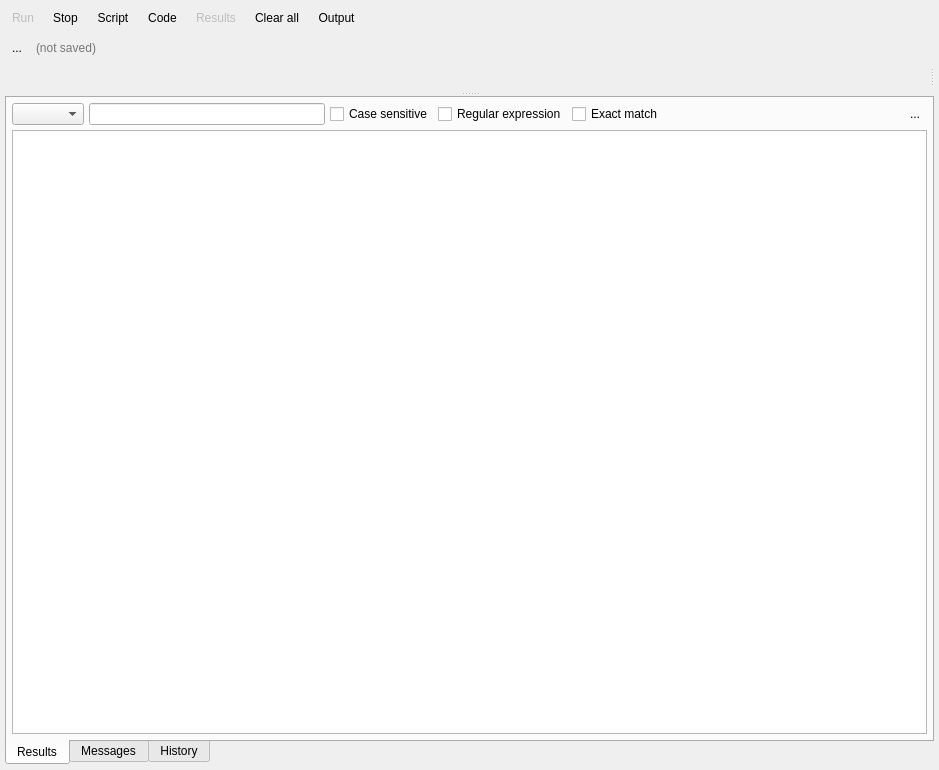
<?xml version="1.0" encoding="UTF-8"?>
<ui version="4.0">
 <class>SQLExecutionWidget</class>
 <widget class="QWidget" name="SQLExecutionWidget">
  <property name="geometry">
   <rect>
    <x>0</x>
    <y>0</y>
    <width>939</width>
    <height>770</height>
   </rect>
  </property>
  <property name="minimumSize">
   <size>
    <width>0</width>
    <height>0</height>
   </size>
  </property>
  <property name="baseSize">
   <size>
    <width>780</width>
    <height>0</height>
   </size>
  </property>
  <property name="windowTitle">
   <string>Form</string>
  </property>
  <layout class="QVBoxLayout" name="verticalLayout_3">
   <property name="spacing">
    <number>5</number>
   </property>
   <property name="leftMargin">
    <number>5</number>
   </property>
   <property name="topMargin">
    <number>5</number>
   </property>
   <property name="rightMargin">
    <number>5</number>
   </property>
   <property name="bottomMargin">
    <number>5</number>
   </property>
   <item>
    <layout class="QHBoxLayout" name="top_btns_lt">
     <property name="spacing">
      <number>5</number>
     </property>
     <item>
      <widget class="QWidget" name="top_btns_wgt" native="true">
       <property name="minimumSize">
        <size>
         <width>0</width>
         <height>0</height>
        </size>
       </property>
       <layout class="QHBoxLayout" name="horizontalLayout">
        <property name="spacing">
         <number>5</number>
        </property>
        <property name="leftMargin">
         <number>0</number>
        </property>
        <property name="topMargin">
         <number>0</number>
        </property>
        <property name="rightMargin">
         <number>0</number>
        </property>
        <property name="bottomMargin">
         <number>0</number>
        </property>
        <item>
         <widget class="QToolButton" name="run_sql_tb">
          <property name="enabled">
           <bool>false</bool>
          </property>
          <property name="sizePolicy">
           <sizepolicy hsizetype="Preferred" vsizetype="Preferred">
            <horstretch>0</horstretch>
            <verstretch>0</verstretch>
           </sizepolicy>
          </property>
          <property name="toolTip">
           <string>Run the specified SQL command</string>
          </property>
          <property name="text">
           <string>Run</string>
          </property>
          <property name="icon">
           <iconset resource="../../res/resources.qrc">
            <normaloff>:/icons/icons/run.png</normaloff>:/icons/icons/run.png</iconset>
          </property>
          <property name="iconSize">
           <size>
            <width>25</width>
            <height>25</height>
           </size>
          </property>
          <property name="shortcut">
           <string>F5</string>
          </property>
          <property name="toolButtonStyle">
           <enum>Qt::ToolButtonStyle::ToolButtonTextBesideIcon</enum>
          </property>
          <property name="autoRaise">
           <bool>true</bool>
          </property>
         </widget>
        </item>
        <item>
         <widget class="QToolButton" name="stop_tb">
          <property name="enabled">
           <bool>true</bool>
          </property>
          <property name="sizePolicy">
           <sizepolicy hsizetype="Preferred" vsizetype="Preferred">
            <horstretch>0</horstretch>
            <verstretch>0</verstretch>
           </sizepolicy>
          </property>
          <property name="toolTip">
           <string>Cancel the execution of the current SQL command</string>
          </property>
          <property name="text">
           <string>Stop</string>
          </property>
          <property name="icon">
           <iconset resource="../../res/resources.qrc">
            <normaloff>:/icons/icons/stop.png</normaloff>:/icons/icons/stop.png</iconset>
          </property>
          <property name="iconSize">
           <size>
            <width>25</width>
            <height>25</height>
           </size>
          </property>
          <property name="shortcut">
           <string>Esc</string>
          </property>
          <property name="toolButtonStyle">
           <enum>Qt::ToolButtonStyle::ToolButtonTextBesideIcon</enum>
          </property>
          <property name="autoRaise">
           <bool>true</bool>
          </property>
         </widget>
        </item>
        <item>
         <widget class="QToolButton" name="file_tb">
          <property name="enabled">
           <bool>true</bool>
          </property>
          <property name="sizePolicy">
           <sizepolicy hsizetype="Preferred" vsizetype="Preferred">
            <horstretch>0</horstretch>
            <verstretch>0</verstretch>
           </sizepolicy>
          </property>
          <property name="toolTip">
           <string>Handle external SQL script</string>
          </property>
          <property name="text">
           <string>Script</string>
          </property>
          <property name="icon">
           <iconset resource="../../res/resources.qrc">
            <normaloff>:/icons/icons/sqlcmd.png</normaloff>:/icons/icons/sqlcmd.png</iconset>
          </property>
          <property name="iconSize">
           <size>
            <width>25</width>
            <height>25</height>
           </size>
          </property>
          <property name="shortcut">
           <string>Alt+F</string>
          </property>
          <property name="checkable">
           <bool>false</bool>
          </property>
          <property name="checked">
           <bool>false</bool>
          </property>
          <property name="popupMode">
           <enum>QToolButton::ToolButtonPopupMode::InstantPopup</enum>
          </property>
          <property name="toolButtonStyle">
           <enum>Qt::ToolButtonStyle::ToolButtonTextBesideIcon</enum>
          </property>
          <property name="autoRaise">
           <bool>true</bool>
          </property>
         </widget>
        </item>
        <item>
         <widget class="QToolButton" name="code_tb">
          <property name="enabled">
           <bool>true</bool>
          </property>
          <property name="sizePolicy">
           <sizepolicy hsizetype="Preferred" vsizetype="Preferred">
            <horstretch>0</horstretch>
            <verstretch>0</verstretch>
           </sizepolicy>
          </property>
          <property name="text">
           <string>Code</string>
          </property>
          <property name="icon">
           <iconset resource="../../res/resources.qrc">
            <normaloff>:/icons/icons/sourcecode.png</normaloff>:/icons/icons/sourcecode.png</iconset>
          </property>
          <property name="iconSize">
           <size>
            <width>25</width>
            <height>25</height>
           </size>
          </property>
          <property name="checkable">
           <bool>true</bool>
          </property>
          <property name="popupMode">
           <enum>QToolButton::ToolButtonPopupMode::InstantPopup</enum>
          </property>
          <property name="toolButtonStyle">
           <enum>Qt::ToolButtonStyle::ToolButtonTextBesideIcon</enum>
          </property>
          <property name="autoRaise">
           <bool>true</bool>
          </property>
         </widget>
        </item>
        <item>
         <widget class="QToolButton" name="results_tb">
          <property name="enabled">
           <bool>false</bool>
          </property>
          <property name="sizePolicy">
           <sizepolicy hsizetype="Preferred" vsizetype="Preferred">
            <horstretch>0</horstretch>
            <verstretch>0</verstretch>
           </sizepolicy>
          </property>
          <property name="text">
           <string>Results</string>
          </property>
          <property name="icon">
           <iconset resource="../../res/resources.qrc">
            <normaloff>:/icons/icons/resultset.png</normaloff>:/icons/icons/resultset.png</iconset>
          </property>
          <property name="iconSize">
           <size>
            <width>25</width>
            <height>25</height>
           </size>
          </property>
          <property name="checkable">
           <bool>false</bool>
          </property>
          <property name="popupMode">
           <enum>QToolButton::ToolButtonPopupMode::InstantPopup</enum>
          </property>
          <property name="toolButtonStyle">
           <enum>Qt::ToolButtonStyle::ToolButtonTextBesideIcon</enum>
          </property>
          <property name="autoRaise">
           <bool>true</bool>
          </property>
         </widget>
        </item>
        <item>
         <widget class="QToolButton" name="clear_all_tb">
          <property name="enabled">
           <bool>true</bool>
          </property>
          <property name="sizePolicy">
           <sizepolicy hsizetype="Preferred" vsizetype="Preferred">
            <horstretch>0</horstretch>
            <verstretch>0</verstretch>
           </sizepolicy>
          </property>
          <property name="toolTip">
           <string>Clear the SQL input field and results grid</string>
          </property>
          <property name="text">
           <string>Clear all</string>
          </property>
          <property name="icon">
           <iconset resource="../../res/resources.qrc">
            <normaloff>:/icons/icons/cleartext.png</normaloff>:/icons/icons/cleartext.png</iconset>
          </property>
          <property name="iconSize">
           <size>
            <width>25</width>
            <height>25</height>
           </size>
          </property>
          <property name="shortcut">
           <string>Ctrl+Backspace</string>
          </property>
          <property name="checkable">
           <bool>false</bool>
          </property>
          <property name="popupMode">
           <enum>QToolButton::ToolButtonPopupMode::InstantPopup</enum>
          </property>
          <property name="toolButtonStyle">
           <enum>Qt::ToolButtonStyle::ToolButtonTextBesideIcon</enum>
          </property>
          <property name="autoRaise">
           <bool>true</bool>
          </property>
         </widget>
        </item>
        <item>
         <widget class="QToolButton" name="output_tb">
          <property name="enabled">
           <bool>true</bool>
          </property>
          <property name="sizePolicy">
           <sizepolicy hsizetype="Preferred" vsizetype="Preferred">
            <horstretch>0</horstretch>
            <verstretch>0</verstretch>
           </sizepolicy>
          </property>
          <property name="toolTip">
           <string>Toggles the output pane</string>
          </property>
          <property name="text">
           <string>Output</string>
          </property>
          <property name="icon">
           <iconset resource="../../res/resources.qrc">
            <normaloff>:/icons/icons/outputpane.png</normaloff>:/icons/icons/outputpane.png</iconset>
          </property>
          <property name="iconSize">
           <size>
            <width>25</width>
            <height>25</height>
           </size>
          </property>
          <property name="shortcut">
           <string>Alt+O</string>
          </property>
          <property name="checkable">
           <bool>true</bool>
          </property>
          <property name="checked">
           <bool>false</bool>
          </property>
          <property name="toolButtonStyle">
           <enum>Qt::ToolButtonStyle::ToolButtonTextBesideIcon</enum>
          </property>
          <property name="autoRaise">
           <bool>true</bool>
          </property>
         </widget>
        </item>
       </layout>
      </widget>
     </item>
     <item>
      <layout class="QHBoxLayout" name="plugins_btns_lt">
       <property name="spacing">
        <number>5</number>
       </property>
      </layout>
     </item>
     <item>
      <spacer name="horizontalSpacer">
       <property name="orientation">
        <enum>Qt::Orientation::Horizontal</enum>
       </property>
       <property name="sizeType">
        <enum>QSizePolicy::Policy::Expanding</enum>
       </property>
       <property name="sizeHint" stdset="0">
        <size>
         <width>10</width>
         <height>20</height>
        </size>
       </property>
      </spacer>
     </item>
     <item>
      <layout class="QHBoxLayout" name="horizontalLayout_2">
       <property name="spacing">
        <number>0</number>
       </property>
       <property name="leftMargin">
        <number>0</number>
       </property>
       <item>
        <widget class="QLabel" name="db_icon_lbl">
         <property name="minimumSize">
          <size>
           <width>25</width>
           <height>25</height>
          </size>
         </property>
         <property name="maximumSize">
          <size>
           <width>25</width>
           <height>25</height>
          </size>
         </property>
         <property name="text">
          <string/>
         </property>
         <property name="pixmap">
          <pixmap resource="../../res/resources.qrc">:/icons/icons/database.png</pixmap>
         </property>
         <property name="scaledContents">
          <bool>true</bool>
         </property>
         <property name="indent">
          <number>-1</number>
         </property>
        </widget>
       </item>
       <item>
        <widget class="QLabel" name="db_name_lbl">
         <property name="sizePolicy">
          <sizepolicy hsizetype="Preferred" vsizetype="Fixed">
           <horstretch>0</horstretch>
           <verstretch>0</verstretch>
          </sizepolicy>
         </property>
         <property name="toolTip">
          <string>Current working database</string>
         </property>
         <property name="text">
          <string/>
         </property>
         <property name="indent">
          <number>5</number>
         </property>
        </widget>
       </item>
      </layout>
     </item>
    </layout>
   </item>
   <item>
    <widget class="QWidget" name="filename_wgt" native="true">
     <property name="minimumSize">
      <size>
       <width>0</width>
       <height>0</height>
      </size>
     </property>
     <layout class="QHBoxLayout" name="horizontalLayout_3">
      <property name="spacing">
       <number>5</number>
      </property>
      <property name="leftMargin">
       <number>0</number>
      </property>
      <property name="topMargin">
       <number>0</number>
      </property>
      <property name="rightMargin">
       <number>0</number>
      </property>
      <property name="bottomMargin">
       <number>0</number>
      </property>
      <item>
       <widget class="QToolButton" name="close_file_tb">
        <property name="toolTip">
         <string>Close the current SQL script</string>
        </property>
        <property name="text">
         <string>...</string>
        </property>
        <property name="icon">
         <iconset resource="../../res/resources.qrc">
          <normaloff>:/icons/icons/close.png</normaloff>:/icons/icons/close.png</iconset>
        </property>
        <property name="iconSize">
         <size>
          <width>25</width>
          <height>25</height>
         </size>
        </property>
        <property name="autoRaise">
         <bool>true</bool>
        </property>
       </widget>
      </item>
      <item>
       <widget class="QLineEdit" name="filename_edt">
        <property name="minimumSize">
         <size>
          <width>0</width>
          <height>25</height>
         </size>
        </property>
        <property name="toolTip">
         <string>SQL script currently handled</string>
        </property>
        <property name="autoFillBackground">
         <bool>false</bool>
        </property>
        <property name="styleSheet">
         <string notr="true">background: transparent;</string>
        </property>
        <property name="text">
         <string/>
        </property>
        <property name="frame">
         <bool>false</bool>
        </property>
        <property name="cursorPosition">
         <number>0</number>
        </property>
        <property name="readOnly">
         <bool>true</bool>
        </property>
        <property name="placeholderText">
         <string>(not saved)</string>
        </property>
       </widget>
      </item>
     </layout>
    </widget>
   </item>
   <item>
    <widget class="QSplitter" name="v_splitter">
     <property name="orientation">
      <enum>Qt::Orientation::Vertical</enum>
     </property>
     <property name="handleWidth">
      <number>5</number>
     </property>
     <property name="childrenCollapsible">
      <bool>false</bool>
     </property>
     <widget class="QWidget" name="layoutWidget">
      <layout class="QVBoxLayout" name="verticalLayout_2">
       <property name="spacing">
        <number>5</number>
       </property>
       <item>
        <layout class="QHBoxLayout" name="horizontalLayout_4">
         <property name="spacing">
          <number>5</number>
         </property>
         <property name="bottomMargin">
          <number>0</number>
         </property>
         <item>
          <widget class="QSplitter" name="sql_cmd_splitter">
           <property name="orientation">
            <enum>Qt::Orientation::Horizontal</enum>
           </property>
           <property name="handleWidth">
            <number>5</number>
           </property>
           <property name="childrenCollapsible">
            <bool>false</bool>
           </property>
           <widget class="QWidget" name="sql_cmd_wgt" native="true">
            <property name="enabled">
             <bool>true</bool>
            </property>
            <property name="minimumSize">
             <size>
              <width>0</width>
              <height>0</height>
             </size>
            </property>
            <property name="maximumSize">
             <size>
              <width>16777215</width>
              <height>16777215</height>
             </size>
            </property>
           </widget>
           <widget class="QStackedWidget" name="plugins_wgts_stw">
            <property name="currentIndex">
             <number>0</number>
            </property>
            <widget class="QWidget" name="page"/>
           </widget>
          </widget>
         </item>
        </layout>
       </item>
       <item>
        <widget class="QWidget" name="search_wgt_parent" native="true">
         <property name="sizePolicy">
          <sizepolicy hsizetype="Preferred" vsizetype="Fixed">
           <horstretch>0</horstretch>
           <verstretch>0</verstretch>
          </sizepolicy>
         </property>
        </widget>
       </item>
      </layout>
     </widget>
     <widget class="QWidget" name="output_wgt" native="true">
      <property name="minimumSize">
       <size>
        <width>0</width>
        <height>0</height>
       </size>
      </property>
      <layout class="QVBoxLayout" name="verticalLayout">
       <property name="spacing">
        <number>0</number>
       </property>
       <property name="leftMargin">
        <number>0</number>
       </property>
       <property name="topMargin">
        <number>0</number>
       </property>
       <property name="rightMargin">
        <number>0</number>
       </property>
       <property name="bottomMargin">
        <number>0</number>
       </property>
       <item>
        <widget class="QTabWidget" name="output_tbw">
         <property name="sizePolicy">
          <sizepolicy hsizetype="Expanding" vsizetype="Preferred">
           <horstretch>0</horstretch>
           <verstretch>0</verstretch>
          </sizepolicy>
         </property>
         <property name="tabPosition">
          <enum>QTabWidget::TabPosition::South</enum>
         </property>
         <property name="currentIndex">
          <number>0</number>
         </property>
         <property name="documentMode">
          <bool>false</bool>
         </property>
         <property name="movable">
          <bool>false</bool>
         </property>
         <widget class="QWidget" name="tab">
          <property name="autoFillBackground">
           <bool>false</bool>
          </property>
          <attribute name="title">
           <string>Results</string>
          </attribute>
          <layout class="QGridLayout" name="gridLayout_5">
           <property name="leftMargin">
            <number>5</number>
           </property>
           <property name="topMargin">
            <number>5</number>
           </property>
           <property name="rightMargin">
            <number>5</number>
           </property>
           <property name="bottomMargin">
            <number>5</number>
           </property>
           <property name="spacing">
            <number>5</number>
           </property>
           <item row="0" column="0">
            <widget class="QWidget" name="filter_wgt" native="true">
             <property name="minimumSize">
              <size>
               <width>0</width>
               <height>0</height>
              </size>
             </property>
             <layout class="QHBoxLayout" name="horizontalLayout_5">
              <property name="spacing">
               <number>5</number>
              </property>
              <property name="leftMargin">
               <number>0</number>
              </property>
              <property name="topMargin">
               <number>0</number>
              </property>
              <property name="rightMargin">
               <number>0</number>
              </property>
              <property name="bottomMargin">
               <number>0</number>
              </property>
              <item>
               <widget class="QComboBox" name="columns_cmb">
                <property name="iconSize">
                 <size>
                  <width>28</width>
                  <height>28</height>
                 </size>
                </property>
               </widget>
              </item>
              <item>
               <widget class="QLineEdit" name="filter_edt">
                <property name="sizePolicy">
                 <sizepolicy hsizetype="MinimumExpanding" vsizetype="Fixed">
                  <horstretch>0</horstretch>
                  <verstretch>0</verstretch>
                 </sizepolicy>
                </property>
                <property name="clearButtonEnabled">
                 <bool>true</bool>
                </property>
               </widget>
              </item>
              <item>
               <widget class="QCheckBox" name="case_sensitive_chk">
                <property name="sizePolicy">
                 <sizepolicy hsizetype="Fixed" vsizetype="Fixed">
                  <horstretch>0</horstretch>
                  <verstretch>0</verstretch>
                 </sizepolicy>
                </property>
                <property name="text">
                 <string>Case sensitive</string>
                </property>
               </widget>
              </item>
              <item>
               <widget class="QCheckBox" name="regexp_chk">
                <property name="sizePolicy">
                 <sizepolicy hsizetype="Fixed" vsizetype="Fixed">
                  <horstretch>0</horstretch>
                  <verstretch>0</verstretch>
                 </sizepolicy>
                </property>
                <property name="text">
                 <string>Regular expression</string>
                </property>
               </widget>
              </item>
              <item>
               <widget class="QCheckBox" name="exact_chk">
                <property name="sizePolicy">
                 <sizepolicy hsizetype="Fixed" vsizetype="Fixed">
                  <horstretch>0</horstretch>
                  <verstretch>0</verstretch>
                 </sizepolicy>
                </property>
                <property name="text">
                 <string>Exact match</string>
                </property>
               </widget>
              </item>
              <item>
               <spacer name="horizontalSpacer_2">
                <property name="orientation">
                 <enum>Qt::Orientation::Horizontal</enum>
                </property>
                <property name="sizeHint" stdset="0">
                 <size>
                  <width>40</width>
                  <height>20</height>
                 </size>
                </property>
               </spacer>
              </item>
              <item>
               <widget class="QToolButton" name="hide_tb">
                <property name="toolTip">
                 <string>Hide this widget</string>
                </property>
                <property name="text">
                 <string>...</string>
                </property>
                <property name="icon">
                 <iconset resource="../../res/resources.qrc">
                  <normaloff>:/icons/icons/closetab.png</normaloff>:/icons/icons/closetab.png</iconset>
                </property>
                <property name="iconSize">
                 <size>
                  <width>20</width>
                  <height>20</height>
                 </size>
                </property>
                <property name="autoRaise">
                 <bool>true</bool>
                </property>
               </widget>
              </item>
             </layout>
            </widget>
           </item>
           <item row="1" column="0">
            <widget class="QWidget" name="results_parent" native="true">
             <layout class="QGridLayout" name="gridLayout_3">
              <property name="leftMargin">
               <number>0</number>
              </property>
              <property name="topMargin">
               <number>0</number>
              </property>
              <property name="rightMargin">
               <number>0</number>
              </property>
              <property name="bottomMargin">
               <number>0</number>
              </property>
              <property name="spacing">
               <number>5</number>
              </property>
              <item row="2" column="0" colspan="5">
               <widget class="QTableView" name="results_tbw">
                <property name="editTriggers">
                 <set>QAbstractItemView::EditTrigger::DoubleClicked|QAbstractItemView::EditTrigger::EditKeyPressed</set>
                </property>
                <property name="alternatingRowColors">
                 <bool>true</bool>
                </property>
                <property name="selectionMode">
                 <enum>QAbstractItemView::SelectionMode::ContiguousSelection</enum>
                </property>
                <attribute name="horizontalHeaderCascadingSectionResizes">
                 <bool>false</bool>
                </attribute>
                <attribute name="horizontalHeaderStretchLastSection">
                 <bool>true</bool>
                </attribute>
                <attribute name="verticalHeaderCascadingSectionResizes">
                 <bool>false</bool>
                </attribute>
                <attribute name="verticalHeaderStretchLastSection">
                 <bool>false</bool>
                </attribute>
               </widget>
              </item>
             </layout>
            </widget>
           </item>
          </layout>
         </widget>
         <widget class="QWidget" name="tab_2">
          <attribute name="title">
           <string>Messages</string>
          </attribute>
          <layout class="QGridLayout" name="gridLayout_4">
           <property name="leftMargin">
            <number>5</number>
           </property>
           <property name="topMargin">
            <number>5</number>
           </property>
           <property name="rightMargin">
            <number>5</number>
           </property>
           <property name="bottomMargin">
            <number>5</number>
           </property>
           <property name="spacing">
            <number>5</number>
           </property>
           <item row="0" column="0">
            <widget class="QListWidget" name="msgoutput_lst">
             <property name="editTriggers">
              <set>QAbstractItemView::EditTrigger::NoEditTriggers</set>
             </property>
             <property name="showDropIndicator" stdset="0">
              <bool>false</bool>
             </property>
             <property name="alternatingRowColors">
              <bool>true</bool>
             </property>
             <property name="selectionMode">
              <enum>QAbstractItemView::SelectionMode::NoSelection</enum>
             </property>
             <property name="selectionBehavior">
              <enum>QAbstractItemView::SelectionBehavior::SelectRows</enum>
             </property>
             <property name="iconSize">
              <size>
               <width>22</width>
               <height>22</height>
              </size>
             </property>
             <property name="spacing">
              <number>2</number>
             </property>
            </widget>
           </item>
          </layout>
         </widget>
         <widget class="QWidget" name="tab_3">
          <attribute name="title">
           <string>History</string>
          </attribute>
          <layout class="QGridLayout" name="gridLayout_6">
           <property name="leftMargin">
            <number>5</number>
           </property>
           <property name="topMargin">
            <number>5</number>
           </property>
           <property name="rightMargin">
            <number>5</number>
           </property>
           <property name="bottomMargin">
            <number>5</number>
           </property>
           <property name="spacing">
            <number>5</number>
           </property>
           <item row="1" column="0">
            <widget class="QWidget" name="search_history_parent" native="true"/>
           </item>
           <item row="0" column="0">
            <widget class="QWidget" name="cmd_history_parent" native="true">
             <property name="sizePolicy">
              <sizepolicy hsizetype="Preferred" vsizetype="Expanding">
               <horstretch>0</horstretch>
               <verstretch>0</verstretch>
              </sizepolicy>
             </property>
            </widget>
           </item>
          </layout>
         </widget>
        </widget>
       </item>
      </layout>
     </widget>
    </widget>
   </item>
  </layout>
 </widget>
 <resources>
  <include location="../../res/resources.qrc"/>
 </resources>
 <connections/>
</ui>
